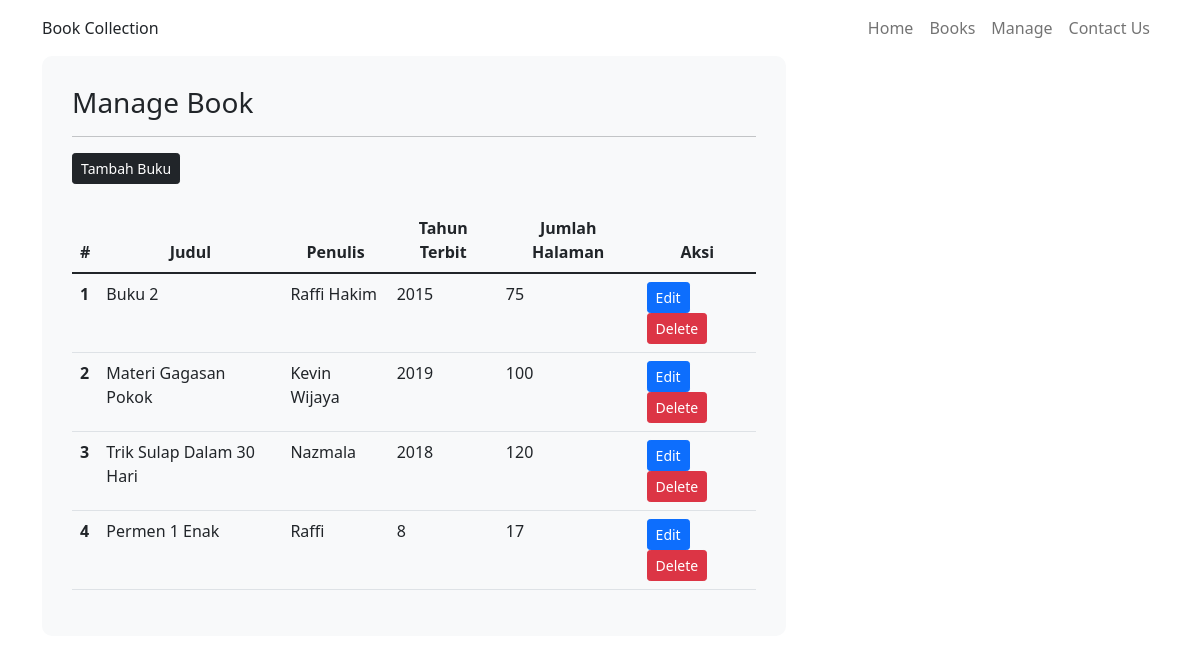
The page /crud-php/managements/manage-book.php on the database its author committed.
### tables this page shows
CREATE TABLE `books` (
  `id` int(11) NOT NULL,
  `judul` varchar(255) NOT NULL,
  `penulis` varchar(255) NOT NULL,
  `tahun_terbit` int(4) NOT NULL,
  `jumlah_halaman` int(4) NOT NULL
);

### crud-php/process/functions.php (called while the page is built, shortened)
<?php
function tampilBuku()
{
    global $koneksi;
    $statement = $koneksi->prepare("SELECT * FROM books");
    $statement->execute();
    $tampilBuku = $statement->fetchAll();
    return $tampilBuku;
}

### crud-php/managements/manage-book.php (the view, shortened to what this page needs)
<!DOCTYPE html>
<html lang="en">
<head>
    <link rel="stylesheet" href="../css/bootstrap.min.css">
    <link rel="stylesheet" href="../css/style.css">
</head>
<body>
    <?php require_once '../views/navbar.php'; ?>
    <div class="container">
        <div class="col-md-8 bg-light table-wrapper">
            <h3>Manage Book</h3>
            <hr>
            <a href="create-book.php" class="btn btn-dark btn-sm mb-4">Tambah Buku</a>
            <table class="table">
                <thead>
                    <tr align="center">
                        <th>#</th>
                        <th>Judul</th>
                        <th>Penulis</th>
                        <th>Tahun Terbit</th>
                        <th>Jumlah Halaman</th>
                        <th>Aksi</th>
                    </tr>
                </thead>
                <tbody>
                    <?php
                    $books = tampilBuku();
                    $i = 1;
                    foreach ($books as $book) :
                    ?>
                        <tr>
                            <th><?= $i++; ?></th>
                            <td><?= $book['judul'] ?></td>
                            <td><?= $book['penulis'] ?></td>
                            <td><?= $book['tahun_terbit'] ?></td>
                            <td><?= $book['jumlah_halaman'] ?></td>
                            <td>
                                <a href="#" class="btn btn-primary btn-sm">Edit</a>
                                <a href="delete-book.php?idBuku=<?= $book['id']; ?>" class="btn btn-danger btn-sm" onclick="return confirm('Anda yakin ingin menghapus buku?')">Delete</a>
                            </td>
                        </tr>
                    <?php endforeach; ?>
                </tbody>
            </table>
        </div>
    </div>
</body>
</html>

### crud-php/css/style.css (style rules this page uses)
.table-wrapper { border-radius: 10px; padding: 30px; }

### rows shown on the page
books: judul "Buku 2", penulis "Raffi Hakim", tahun_terbit "2015", jumlah_halaman "75"
books: judul "Materi Gagasan Pokok", penulis "Kevin Wijaya", tahun_terbit "2019", jumlah_halaman "100"
books: judul "Trik Sulap Dalam 30 Hari", penulis "Nazmala", tahun_terbit "2018", jumlah_halaman "120"
books: judul "Permen 1 Enak", penulis "Raffi", tahun_terbit "8", jumlah_halaman "17"
